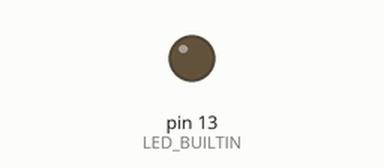
A sketch run on a simulated Arduino Mega 2560, built with avr-gcc and run on an emulated ATmega2560. Shown: output pins drawn as LEDs (lit = HIGH).

Above: at 1.0 s.
At 5.5 s:
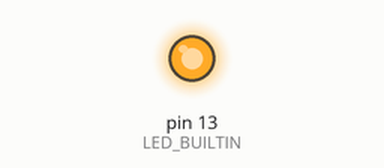
Timing chart, 0 to 6.9 s (numbered marks = the images above):
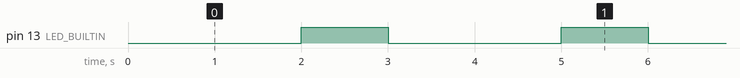

Measured:
- by itself, pin 13 (LED_BUILTIN): alternates HIGH for 1.0 s and LOW for 2.0 s

The sketch:

tx.ino
```cpp
void setup() {
  pinMode(LED_BUILTIN, OUTPUT);
  Serial.begin(115200);
  Serial1.begin(115200);
  Serial1.println("cmdstop");
  Serial1.println("tx_contin_en 0");
  Serial1.println("cbw40m_en 0");
  Serial1.println("tx_contin_en 1");
  Serial1.println("esp_tx 12 0 300");
}

void loop() {
   digitalWrite(LED_BUILTIN, LOW);  // turn the LED on (HIGH is the voltage level)
   delay(2000);
   digitalWrite(LED_BUILTIN, HIGH);  // turn the LED  on (HIGH is the voltage level)
   delay(1000);
}
```
